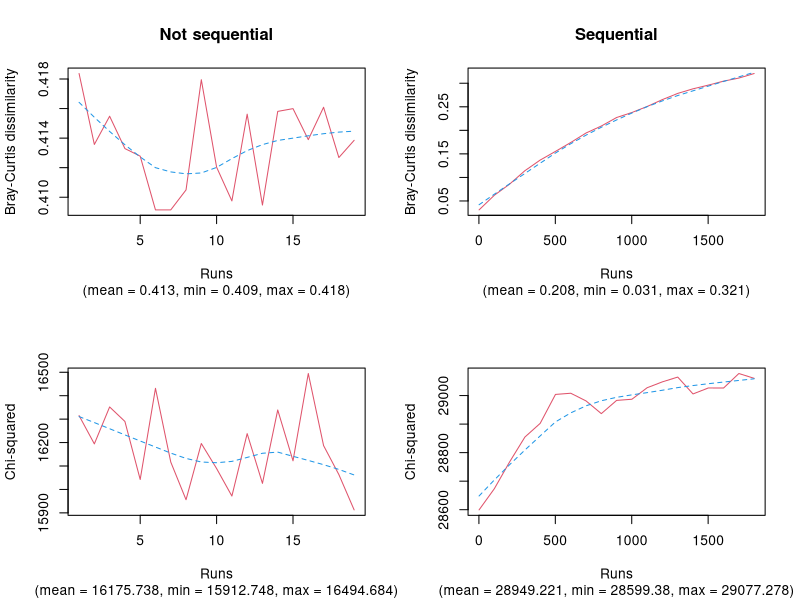
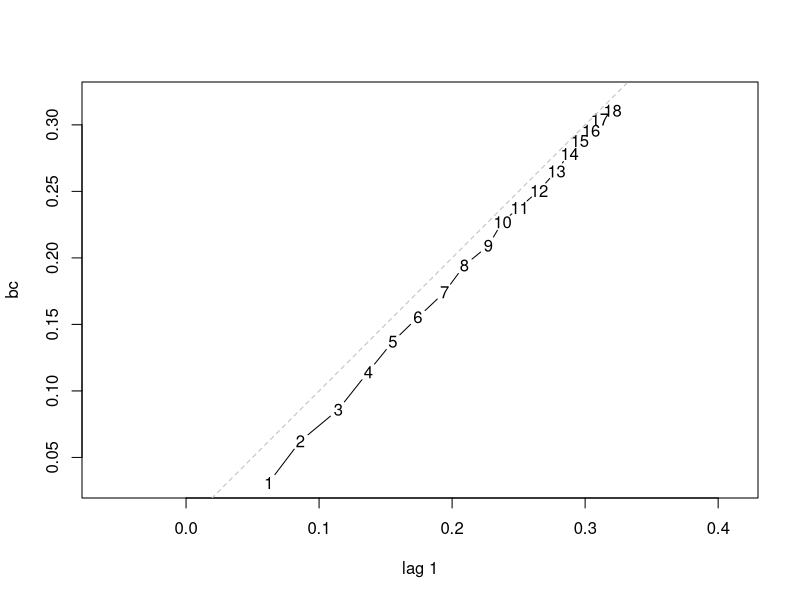
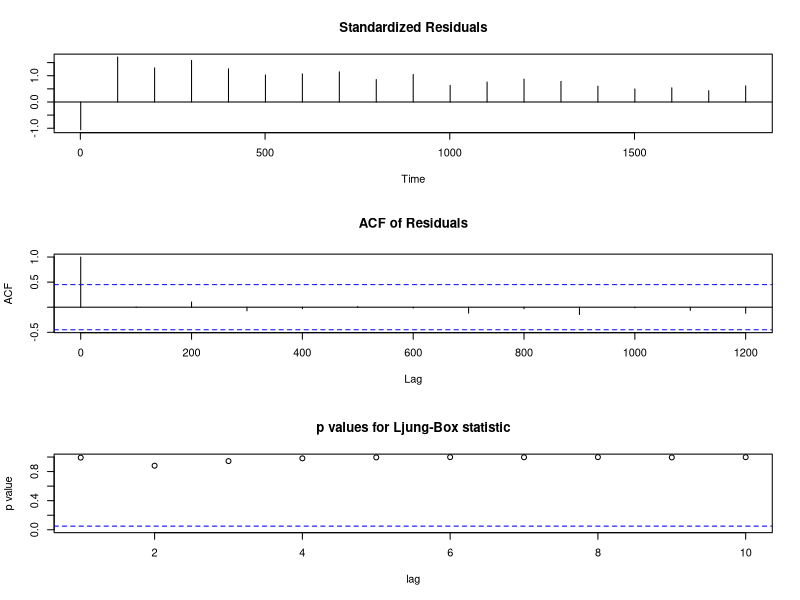

Reproduce these figures in R, in order.
library(vegan)


### Name: permat
### Title: Matrix Permutation Algorithms for Presence-Absence and Count
###   Data
### Aliases: permatfull permatswap summary.permat print.summary.permat
###   print.permat plot.permat lines.permat as.ts.permat as.mcmc.permat
### Keywords: multivariate datagen

### ** Examples

## A simple artificial community data matrix.
m <- matrix(c(
    1,3,2,0,3,1,
    0,2,1,0,2,1,
    0,0,1,2,0,3,
    0,0,0,1,4,3
    ), 4, 6, byrow=TRUE)
## Using the quasiswap algorithm to create a 
## list of permuted matrices, where
## row/columns sums and matrix fill are preserved:
x1 <- permatswap(m, "quasiswap")
summary(x1)
## Unrestricted permutation retaining
## row/columns sums but not matrix fill:
x2 <- permatfull(m)
summary(x2)
## Unrestricted permutation of presence-absence type
## not retaining row/columns sums:
x3 <- permatfull(m, "none", mtype="prab")
x3$orig  ## note: original matrix is binarized!
summary(x3)
## Restricted permutation,
## check sums within strata:
x4 <- permatfull(m, strata=c(1,1,2,2))
summary(x4)

## NOTE: 'times' argument usually needs to be >= 99
## here much lower value is used for demonstration

## Not sequential algorithm
data(BCI)
a <- permatswap(BCI, "quasiswap", times=19)
## Sequential algorithm
b <- permatswap(BCI, "abuswap", fixedmar="col",
    burnin=0, thin=100, times=19)
opar <- par(mfrow=c(2,2))
plot(a, main="Not sequential")
plot(b, main="Sequential")
plot(a, "chisq")
plot(b, "chisq")
par(opar)
## Extract Bray-Curtis dissimilarities
## as time series
bc <- as.ts(b)
## Lag plot
lag.plot(bc)
## First order autoregressive model
mar <- arima(bc, c(1,0,0))
mar
## Ljung-Box test of residuals
Box.test(residuals(mar))
## Graphical diagnostics
tsdiag(mar)
